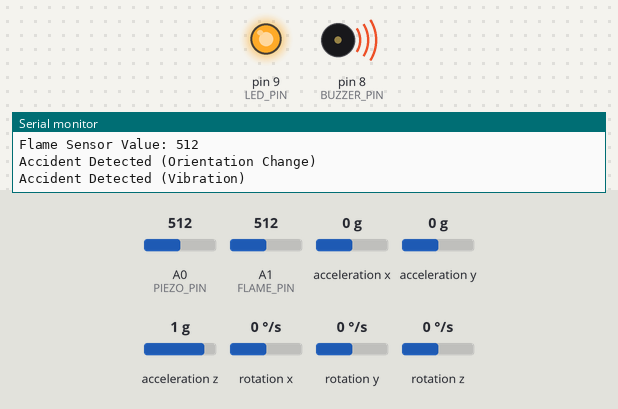
A sketch run on a simulated Arduino Uno, built with avr-gcc and run on an emulated ATmega328P. On the bench: output pins drawn as LEDs (lit = HIGH), buzzer (waves = sounding, pin HIGH), the last lines printed to the serial monitor. Inputs (shaded band) come from the test bench; at power-on: A0 (PIEZO_PIN) = 512, A1 (FLAME_PIN) = 512, acceleration x 0 g, acceleration y 0 g, acceleration z 1 g, rotation x 0 °/s, rotation y 0 °/s, rotation z 0 °/s.

Above: at 7.6 s.
At 15.4 s:
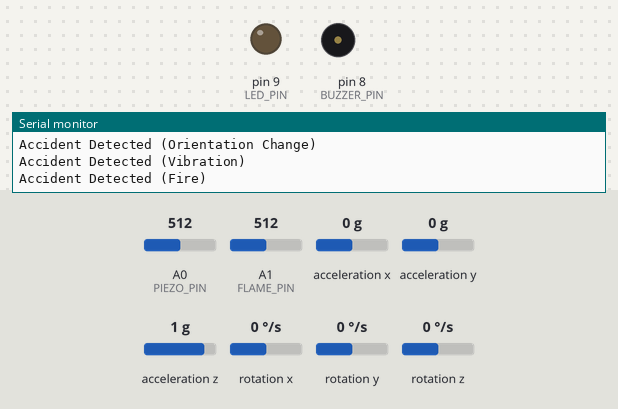
Timing chart, 0 to 20.3 s (numbered marks = the images above):
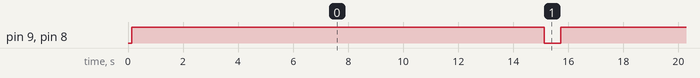

The sketch:

gyro_ir_pressure.ino
```cpp
////  ACCIDENT MOTION DETECTION
//
////
////#include <Wire.h>
////#include <MPU6050.h>
////
////MPU6050 mpu;
////
////void setup() {
////  Serial.begin(9600);
////
////  Wire.begin();
////  mpu.initialize();
////
////  Serial.println("Initializing MPU6050...");
////  Serial.println("Testing gyro values...");
//////  delay(1000);
////}
////
////void loop() {
////  int16_t ax, ay, az, gx, gy, gz;
////
////  mpu.getMotion6(&ax, &ay, &az, &gx, &gy, &gz);
////
////  int   x = map(ax, -17000, 17000, 0, 255 );
////
////  int y = map(ay, -17000, 17000, 0, 255);
////
////  int z = map(az, -17000, 17000, 0, 255);
////
////  Serial.print("Gyro X: ");
////  Serial.print(x);
////  Serial.print(" | Gyro Y: ");
////  Serial.print(y);
////  Serial.print(" | Gyro Z: ");
////  Serial.println(z);
////
////  delay(2000); // Adjust delay as needed
////}
//
//
////  FIRE SENSOR
////
////int firepin = 2;
////
////int buzzpin = 8;
////
////void setup()
////{
////  Serial.begin(9600);
////
////  pinMode(buzzpin, OUTPUT);
////
////  pinMode(firepin, INPUT);
////}
////void loop()
////{
////  int detect = digitalRead(firepin);
////
////  if(detect == LOW)
////  {
////    Serial.println("Fire Detected.");
////
////    digitalWrite(buzzpin, HIGH);
////  }
////  else
////  {
////    Serial.println("Fire Not Detect.");
////
////    digitalWrite(buzzpin, LOW);
////  }
////  delay(1000);
////}
//
//
////  PERSSURE SENSOR
////
////int piezopin = A1;
////
////void setup()
////{
//////  pinMode(perssurepin, INPUT);
////
////  Serial.begin(9600);
////}
////
////void loop()
////{
////  int values = analogRead(piezopin);
////
////  Serial.println(values);
////
////  delay(1000);
////}
////
//
//
//#include <Wire.h>
//#include <MPU6050.h>
//
//MPU6050 gyro;  // Create an instance of the MPU6050
//
//void setup() {
//  Serial.begin(9600);
//  Wire.begin();
//
//  gyro.initialize(); // Initialize the MPU6050
//
//  if (gyro.testConnection()) {
//    Serial.println("MPU6050 connection successful");
//  } else {
//    Serial.println("MPU6050 connection failed");
//    while(1);  // Halt the program if connection fails
//  }
//}
//
//void loop() {
//  int16_t gx, gy, gz;  // Variables to hold gyro values for each axis
//
//  // Read the gyroscope values for each axis
//  gyro.getRotation(&gx, &gy, &gz);
//
//  // Convert to degrees per second (optional, if using raw values is fine)
//  float xRotation = gx / 131.0;  // Sensitivity for MPU6050: 131 LSB/(°/s)
//  float yRotation = gy / 131.0;
//  float zRotation = gz / 131.0;
//
//  // Print the gyroscope values to Serial Monitor
//  Serial.print("X: "); Serial.print(xRotation); Serial.print(" °/s, ");
//  Serial.print("Y: "); Serial.print(yRotation); Serial.print(" °/s, ");
//  Serial.print("Z: "); Serial.print(zRotation); Serial.println(" °/s");
//
//  delay(500);  // Delay between readings
//}


#include <Wire.h>
#include <MPU6050.h>

// Define pins
#define PIEZO_PIN A0
#define FLAME_PIN A1
#define BUZZER_PIN 8
#define LED_PIN 9

// Initialize MPU6050 gyroscope
MPU6050 mpu;

// Variables for sensor readings
int piezoValue = 0;
int flameValue = 0;
int accelX, accelY, accelZ;
int gyroX, gyroY, gyroZ;

void setup() {
  // Start serial communication
  Serial.begin(9600);

  // Initialize MPU6050
  Wire.begin();
  mpu.initialize();

  // Set up pins
  pinMode(PIEZO_PIN, INPUT);
  pinMode(FLAME_PIN, INPUT);
  pinMode(BUZZER_PIN, OUTPUT);
  pinMode(LED_PIN, OUTPUT);

  // Check if the MPU6050 is connected
  if (!mpu.testConnection()) {
    Serial.println("MPU6050 connection failed!");
    while (1);
  }

  Serial.println("Accident Detection System Initialized");
}

void loop() {
  // Read gyroscope and accelerometer values
  mpu.getMotion6(&accelX, &accelY, &accelZ, &gyroX, &gyroY, &gyroZ);

  // Read piezoelectric sensor value
  piezoValue = analogRead(PIEZO_PIN);

  // Read flame sensor value
  flameValue = analogRead(FLAME_PIN);

  // Print sensor values to serial monitor (optional)
  Serial.print("Acc X: "); Serial.print(accelX);
  Serial.print(" Acc Y: "); Serial.print(accelY);
  Serial.print(" Acc Z: "); Serial.print(accelZ);
  Serial.print(" Gyro X: "); Serial.print(gyroX);
  Serial.print(" Gyro Y: "); Serial.print(gyroY);
  Serial.print(" Gyro Z: "); Serial.println(gyroZ);
  Serial.print("Piezo Sensor Value: "); Serial.println(piezoValue);
  Serial.print("Flame Sensor Value: "); Serial.println(flameValue);

  // Conditions for accident detection
  // 1. Sudden change in orientation (detect if the acceleration is high, indicating a crash)
  if (abs(accelX) > 15000 || abs(accelY) > 15000 || abs(accelZ) > 15000) {
    triggerAlarm("Accident Detected (Orientation Change)");
  }

  // 2. Vibration detection (if piezoelectric sensor detects a strong vibration)
  if (piezoValue > 500) {
    triggerAlarm("Accident Detected (Vibration)");
  }

  // 3. Flame detection (if the flame sensor detects fire)
  if (flameValue > 100) {
    triggerAlarm("Accident Detected (Fire)");
  }

  // Small delay before next loop iteration
  delay(500);
}

void triggerAlarm(String message) {
  // Output message to Serial Monitor
  Serial.println(message);

  // Turn on LED and buzzer as an indicator of accident detection
  digitalWrite(LED_PIN, HIGH);
  digitalWrite(BUZZER_PIN, HIGH);

  // Wait for 5 seconds before turning off the alarm
  delay(5000);

  // Turn off the alarm
  digitalWrite(LED_PIN, LOW);
  digitalWrite(BUZZER_PIN, LOW);
}
```

Measured:
- by itself, pin 9 (LED_PIN), pin 8 (BUZZER_PIN): alternates HIGH for 15.0 s and LOW for 0.59 s
